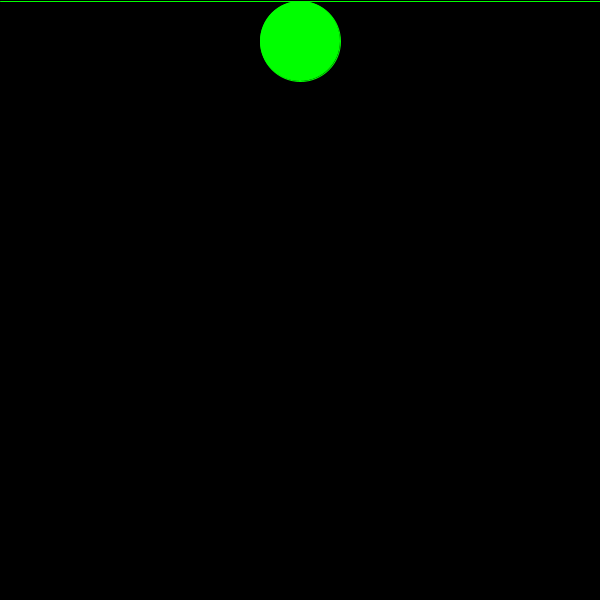
Frame 1 (no input)
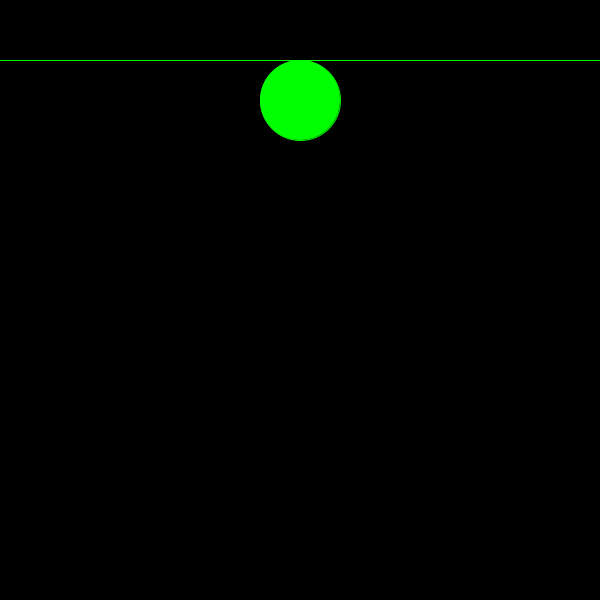
Frame 60 (the mouse pressed at the canvas centre just before this capture)
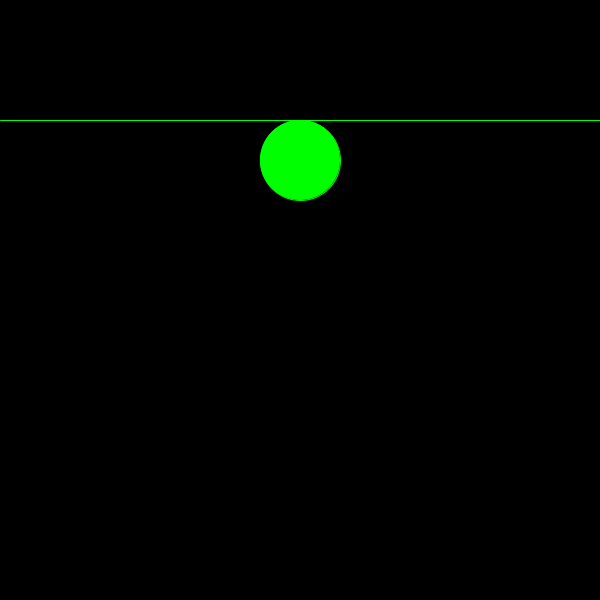
Frame 120 (the mouse held since frame 60 and released just before this capture)

The Processing sketch that drew these frames (run headless with seeded random() and noise(); from frame 60 on, the mouse is pressed at the canvas centre):

// Processing sketch: Ejercicio_19
// ── Ejercicio_19.pde
int posY;
int diametro;
int direccionMovimiento = 1;

void setup(){
  size(600, 600);
  posY = 0;
  diametro = 80;
}

void draw(){
  background(0);
  calcularDireccion();
  dibujarLinea();
  dibujarElipse();
}

void dibujarLinea(){
  stroke(0, 255, 0);
  line(0, posY, height, posY);
}

void dibujarElipse(){
  fill(0, 255, 0);
  if(direccionMovimiento>0){
    ellipse(width/2, posY + diametro / 2, diametro, diametro);
  }else if(direccionMovimiento<0){
    ellipse(width/2, posY - diametro / 2, diametro, diametro);
  }
}
void calcularDireccion(){
  if(direccionMovimiento>0){
    posY += 1;
  }else if(direccionMovimiento<0){
    posY -= 1;
  }
  if(posY>=height){
    direccionMovimiento = direccionMovimiento * -1;
  }else if(posY<=0){
    direccionMovimiento = direccionMovimiento * -1;
  }
}
